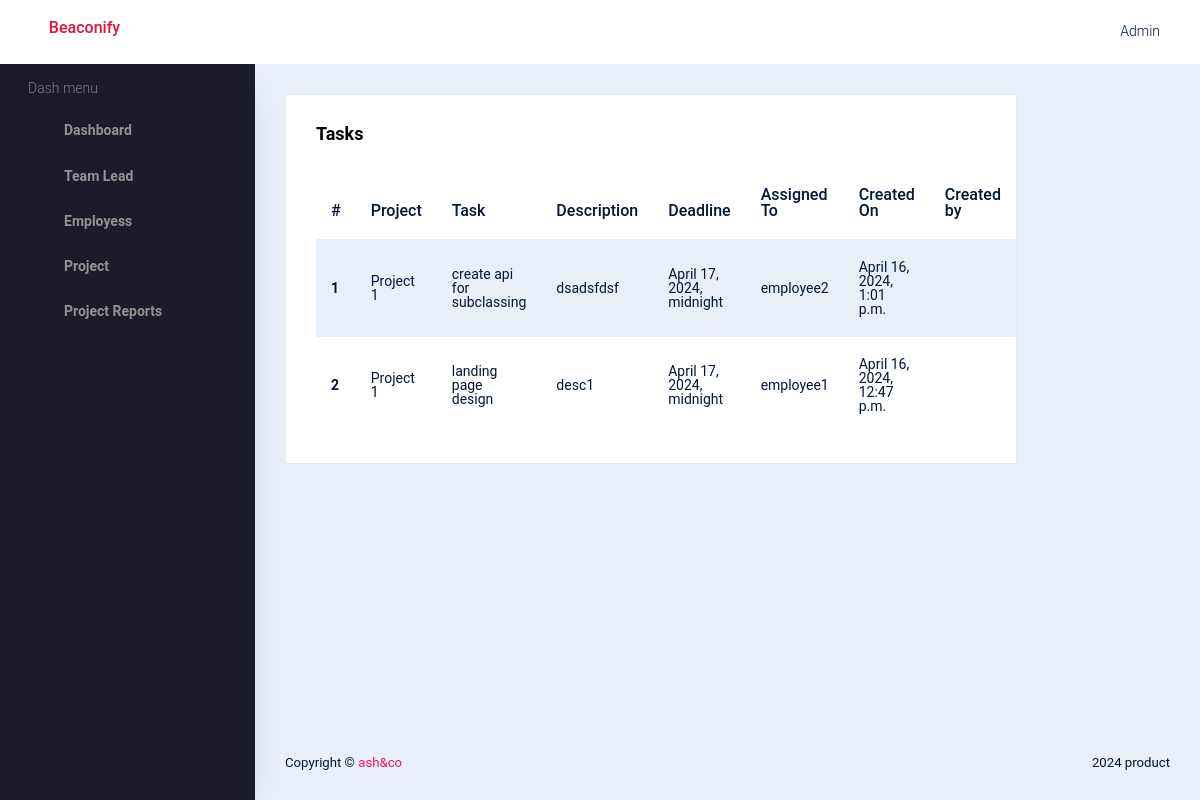
/task-list/ (signed in), run on the app's committed database.
### tl_app/models.py (models this page shows)
class Task(BaseModel):
    STATUS_CHOICES = [
        ('TO_DO', 'To Do'),
        ('IN_PROGRESS', 'In Progress'),
        ('DONE', 'Done'),
    ]
    PRIORITY_CHOICES = [
        ('LOW', 'LOW'),
        ('HIGH', 'HIGH'),
        ('CRITICAL', 'CRITICAL'),
    ]
    employee = models.ForeignKey(User, on_delete=models.CASCADE)
    project = models.ForeignKey(Project, on_delete=models.CASCADE,related_name='tasks')
    name = models.CharField(max_length=200,null=True,blank=True)
    description = models.TextField(null=True,blank=True)
    deadline = models.DateTimeField(null=True,blank=True)
    status = models.CharField(max_length=20, choices=STATUS_CHOICES, default='TO_DO')
    priority = models.CharField(max_length=20,choices=PRIORITY_CHOICES,default='LOW')

### accounts/models.py (models this page shows)
class BaseModel(models.Model):
    created_on = models.DateTimeField(auto_now_add=True, null=True)
    updated_on = models.DateTimeField(auto_now=True)
    is_deleted = models.BooleanField(default=False)
    class Meta:
        abstract = True
        ordering = ['-created_on']

class Project(BaseModel):
    teamlead = models.ForeignKey(User,on_delete=models.CASCADE)
    name = models.CharField(max_length=200,blank=True, null=True)
    description = models.TextField(blank=True, null=True)
    def __str__(self):
        return self.name

class User(AbstractBaseUser, PermissionsMixin):
    name = models.CharField(max_length=50, blank=True, null=True)
    username = models.CharField(max_length=50, unique=True, null=True)
    email = models.EmailField(max_length=100, null=True)
    role = models.IntegerField(choices=SELECTROLE)
    uid = models.CharField(max_length=500, unique=True, null=True)
    is_admin = models.BooleanField(default=False)
    is_active = models.BooleanField(default=False)
    is_registered = models.BooleanField(default=False)
    date_joined = models.DateTimeField(auto_now_add=True)
    last_login = models.DateTimeField(auto_now_add=True)
    USERNAME_FIELD = 'username'
    REQUIRED_FIELDS=[]
    objects = UserManager()
    def __str__(self):
        return self.username
    class Meta:
        db_table = "user"

### accounts/views.py (the view)
# urls.py: path('task-list/', views.view_tasks, name='task-list'),
@login_required(login_url='sign-in')
def view_tasks(request):
    data = Task.objects.all()
    context = {'data':data}
    return render(request,'admintemp/tasks.html',context)

### templates/admintemp/tasks.html
{% extends 'admintemp/index.html' %}
{% load crispy_forms_tags %}
{% block content %}
<div class="card">
    <div class="card-body">
        <h3 class="card-title">Tasks</h3>
        <table class="table table-striped">
            <thead>
                <tr>
                    <th scope="col">#</th>
                    <th scope="col">Project</th>
                    <th scope="col">Task</th>
                    <th scope="col">Description</th>
                    <th scope="col">Deadline</th>
                    <th scope="col">Assigned To</th>
                    <th scope="col">Created On</th>
                    <th scope="col">Created by</th>
                </tr>
            </thead>
            <tbody>
                {% for i in data %}
                <tr>
                    <th scope="row">{{ forloop.counter }}</th>
                    <td>{{i.project}}</td>
                    <td>{{i.name}}</td>
                    <td>{{i.description}}</td>
                    <td>{{i.deadline}}</td>
                    <td>{{i.employee}}</td>
                    <td>{{i.created_on}}</td>
                    <td>{{i.teamlead}}</td>
                </tr>
                {% endfor %}
            </tbody>
        </table>
    </div>
</div>
{% endblock %}

### data on the page
Task: project "Project 1", name "create api for subclassing", description "dsadsfdsf", deadline "April 17, 2024, midnight", employee "employee2", created_on "April 16, 2024, 1:01 p.m."
Task: project "Project 1", name "landing page design", description "desc1", deadline "April 17, 2024, midnight", employee "employee1", created_on "April 16, 2024, 12:47 p.m."
